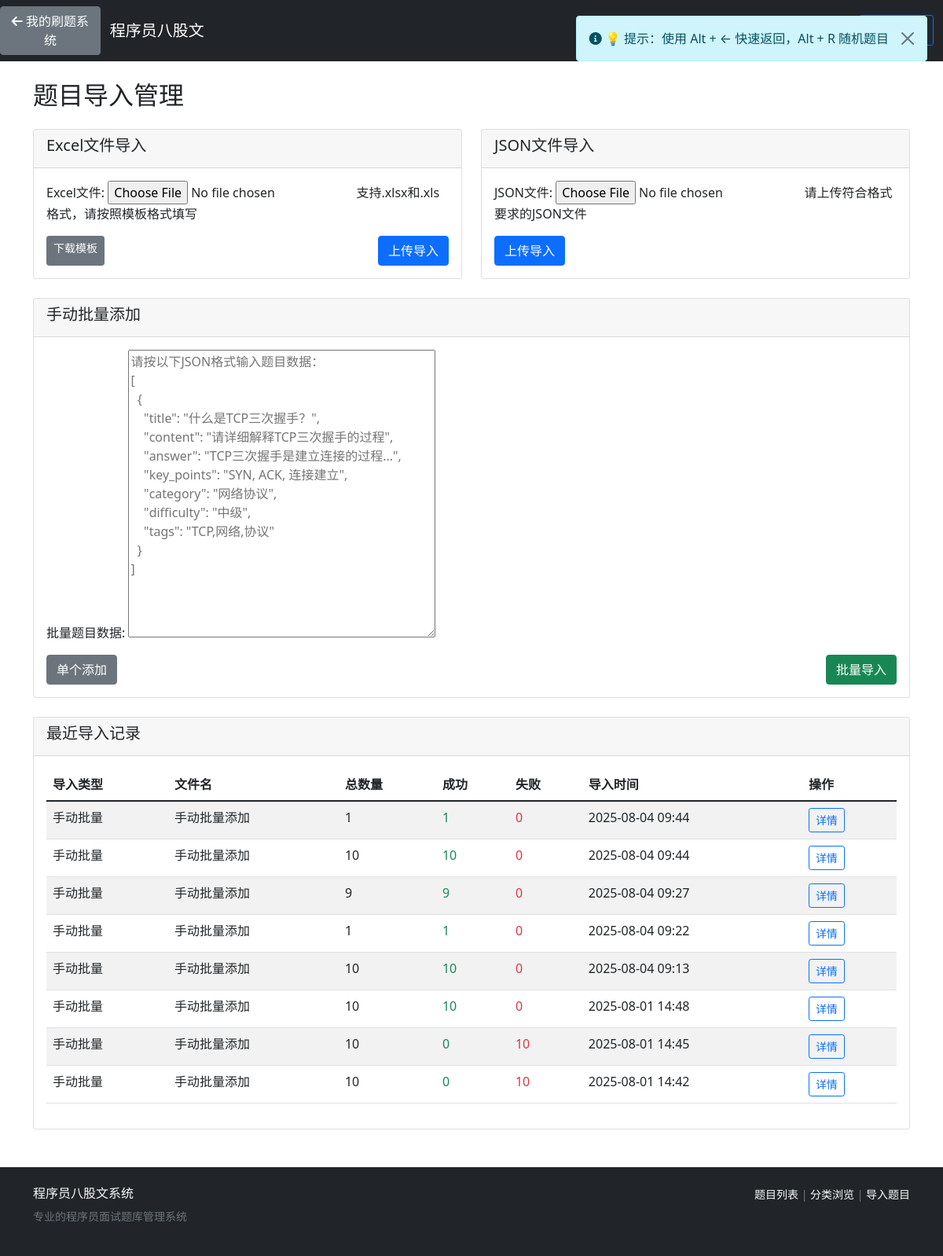
The page /baguwen/import/ on the database its author committed.
### baguwen/models.py (models this page shows, shortened)
class ImportRecord(models.Model):
    IMPORT_TYPE_CHOICES = [
        ('excel', 'Excel文件'),
        ('json', 'JSON文件'),
        ('manual', '手动批量'),
        ('api', 'API导入'),
    ]
    import_type = models.CharField(max_length=20, choices=IMPORT_TYPE_CHOICES, verbose_name='导入类型')
    file_name = models.CharField(max_length=200, blank=True, verbose_name='文件名')
    total_count = models.PositiveIntegerField(default=0, verbose_name='总数量')
    success_count = models.PositiveIntegerField(default=0, verbose_name='成功数量')
    error_count = models.PositiveIntegerField(default=0, verbose_name='失败数量')
    error_log = models.TextField(blank=True, verbose_name='错误日志')
    created_by = models.ForeignKey(User, on_delete=models.SET_NULL, null=True, verbose_name='导入人')
    created_at = models.DateTimeField(auto_now_add=True, verbose_name='导入时间')
    class Meta:
        verbose_name = '导入记录'
        verbose_name_plural = '导入记录'
        ordering = ['-created_at']

### baguwen/views.py (the view)
# urls.py: path('import/', views.import_questions, name='import_questions'),
def import_questions(request):
    import_records = ImportRecord.objects.all()[:10]  # 最近10条导入记录
    context = {
        'import_records': import_records,
        'excel_form': ExcelImportForm(),
        'json_form': JSONImportForm(),
        'manual_form': ManualBatchForm(),
        'quick_form': QuickAddForm(),
    }
    return render(request, 'baguwen/import_questions.html', context)

### baguwen/forms.py
class ExcelImportForm(forms.Form):
    excel_file = forms.FileField(
        label='Excel文件',
        help_text='支持.xlsx和.xls格式，请按照模板格式填写',
        widget=forms.FileInput(attrs={'accept': '.xlsx,.xls'})
    )

class JSONImportForm(forms.Form):
    json_file = forms.FileField(
        label='JSON文件',
        help_text='请上传符合格式要求的JSON文件',
        widget=forms.FileInput(attrs={'accept': '.json'})
    )

### templates/baguwen/import_questions.html (shortened to what this page needs)
{% extends 'baguwen/base.html' %}
{% block content %}
<div class="row">
    <div class="col-md-12">
        <h2>题目导入管理</h2>
        <div class="row mt-4">
            <div class="col-md-6">
                <div class="card">
                    <div class="card-header">
                        <h5>Excel文件导入</h5>
                    </div>
                    <div class="card-body">
                        <form method="post" enctype="multipart/form-data" action="{% url 'baguwen:import_excel' %}">
                            {{ excel_form.as_p }}
                            <div class="d-flex justify-content-between">
                                <a href="{% url 'baguwen:download_template' %}" class="btn btn-secondary btn-sm">
                                    下载模板
                                </a>
                                <button type="submit" class="btn btn-primary">上传导入</button>
                            </div>
                        </form>
                    </div>
                </div>
            </div>
            <div class="col-md-6">
                <div class="card">
                    <div class="card-header">
                        <h5>JSON文件导入</h5>
                    </div>
                    <div class="card-body">
                        <form method="post" enctype="multipart/form-data" action="{% url 'baguwen:import_json' %}">
                            {{ json_form.as_p }}
                            <button type="submit" class="btn btn-primary">上传导入</button>
                        </form>
                    </div>
                </div>
            </div>
        </div>
        <div class="row mt-4">
            <div class="col-md-12">
                <div class="card">
                    <div class="card-header">
                        <h5>手动批量添加</h5>
                    </div>
                    <div class="card-body">
                        <form method="post" action="{% url 'baguwen:import_manual' %}">
                            {{ manual_form.as_p }}
                            <div class="d-flex justify-content-between">
                                <a href="{% url 'baguwen:quick_add' %}" class="btn btn-secondary">
                                    单个添加
                                </a>
                                <button type="submit" class="btn btn-success">批量导入</button>
                            </div>
                        </form>
                    </div>
                </div>
            </div>
        </div>
        <div class="row mt-4">
            <div class="col-md-12">
                <div class="card">
                    <div class="card-header">
                        <h5>最近导入记录</h5>
                    </div>
                    <div class="card-body">
                        {% if import_records %}
                            <div class="table-responsive">
                                <table class="table table-striped">
                                    <thead>
                                        <tr>
                                            <th>导入类型</th>
                                            <th>文件名</th>
                                            <th>总数量</th>
                                            <th>成功</th>
                                            <th>失败</th>
                                            <th>导入时间</th>
                                            <th>操作</th>
                                        </tr>
                                    </thead>
                                    <tbody>
                                        {% for record in import_records %}
                                        <tr>
                                            <td>{{ record.get_import_type_display }}</td>
                                            <td>{{ record.file_name|default:"-" }}</td>
                                            <td>{{ record.total_count }}</td>
                                            <td class="text-success">{{ record.success_count }}</td>
                                            <td class="text-danger">{{ record.error_count }}</td>
                                            <td>{{ record.created_at|date:"Y-m-d H:i" }}</td>
                                            <td>
                                                <a href="{% url 'baguwen:import_record_detail' record.pk %}"
                                                   class="btn btn-sm btn-outline-primary">详情</a>
                                            </td>
                                        </tr>
                                        {% endfor %}
                                    </tbody>
                                </table>
                            </div>
                        {% else %}
                            <p class="text-muted">暂无导入记录</p>
                        {% endif %}
                    </div>
                </div>
            </div>
        </div>
    </div>
</div>
{% endblock %}

### rows shown on the page
ImportRecord: import_type "手动批量", file_name "手动批量添加", total_count "1", success_count "1", error_count "0", created_at "2025-08-04 09:44"
ImportRecord: import_type "手动批量", file_name "手动批量添加", total_count "10", success_count "10", error_count "0", created_at "2025-08-04 09:44"
ImportRecord: import_type "手动批量", file_name "手动批量添加", total_count "9", success_count "9", error_count "0", created_at "2025-08-04 09:27"
ImportRecord: import_type "手动批量", file_name "手动批量添加", total_count "1", success_count "1", error_count "0", created_at "2025-08-04 09:22"
ImportRecord: import_type "手动批量", file_name "手动批量添加", total_count "10", success_count "10", error_count "0", created_at "2025-08-04 09:13"
ImportRecord: import_type "手动批量", file_name "手动批量添加", total_count "10", success_count "10", error_count "0", created_at "2025-08-01 14:48"
ImportRecord: import_type "手动批量", file_name "手动批量添加", total_count "10", success_count "0", error_count "10", created_at "2025-08-01 14:45"
ImportRecord: import_type "手动批量", file_name "手动批量添加", total_count "10", success_count "0", error_count "10", created_at "2025-08-01 14:42"
